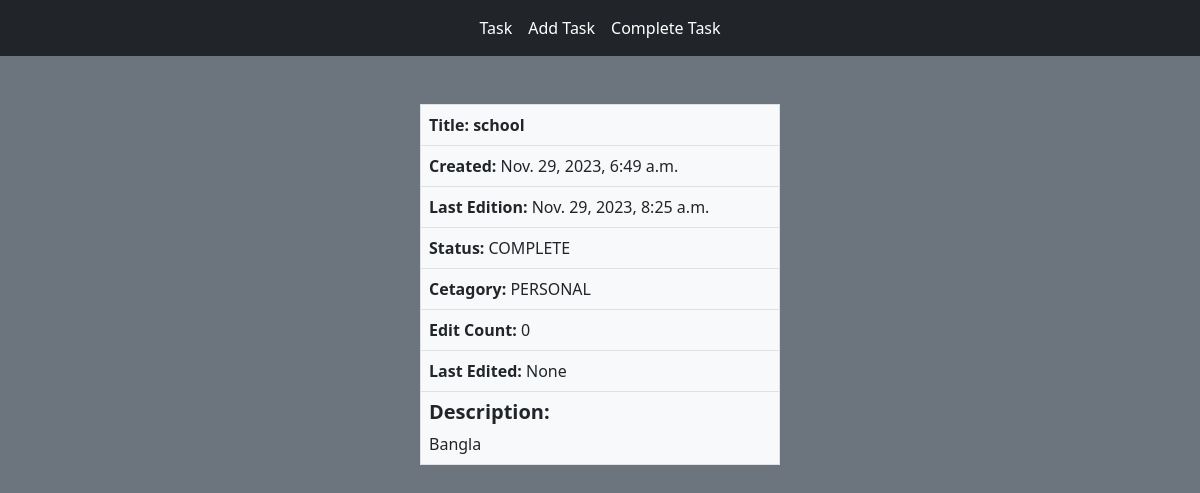
Screenshot of /detailtask/5 with the database file from the repository.
### first_app/models.py (models this page shows, shortened)
class AddTask(models.Model):
    title = models.CharField(max_length=50)
    start_date = models.DateTimeField(auto_now_add=True)
    end_date = models.DateTimeField(auto_now=True)
    status = models.CharField(max_length=20, default='INCOMPLETE')
    Choice = (
        ('ACADEMIC', 'ACADEMIC'),
        ('JOB', 'JOB'),
        ('PERSONAL', 'PERSONAL'),
    )
    catagory = models.CharField(max_length=20, choices=Choice)
    description = models.TextField(blank=True)
    edit_cnt = models.IntegerField(default=0)
    last_update = models.DateTimeField(null=True, blank=True)

### first_app/views.py (the view)
# urls.py: path('detailtask/<int:id>', views.DetailTask, name='detailtask'),
def DetailTask(request,id):
    task = AddTask.objects.get(pk=id)
    return render(request, 'detail.html', {'task': task})

### templates/detail.html
{% extends "base.html" %}
{% block content %}
<body class="bg-secondary">
    <table class="table table-bordered my-5 bg-light" style="width: 30%; margin: auto;">
        <thead>
            <tr>
                <th scope="col">Title: {{task.title}}</th>
            </tr>
        </thead>
        <tbody>
            <tr>
                <td><b>Created:</b> {{task.start_date}}</td>
            </tr>
            <tr>
                <td><b>Last Edition:</b> {{task.end_date}}</td>
            </tr>
            <tr>
                <td><b>Status:</b> {{task.status}}</td>
            </tr>
            <tr>
                <td><b>Cetagory:</b> {{task.catagory}}</td>
            </tr>
            <tr>
                <td><b>Edit Count:</b> {{task.edit_cnt}}</td>
            </tr>
            <tr>
                <td><b>Last Edited:</b> {{task.last_update}}</td>
            </tr>
            <tr>
                <td><h5><b>Description:</b></h5>{{task.description}}</td>
            </tr>
        </tbody>
    </table>
</body>
{% endblock content %}

### rows the page displays
AddTask: title "school", start_date "Nov. 29, 2023, 6:49 a.m.", end_date "Nov. 29, 2023, 8:25 a.m.", status "COMPLETE", catagory "PERSONAL", edit_cnt "0", last_update "None", description "Bangla"
